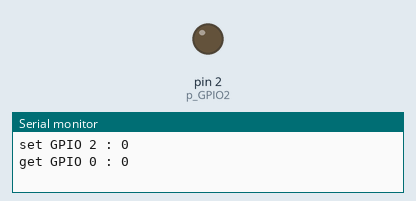
This sketch was run on a simulated Arduino Uno, built with avr-gcc and run on an emulated ATmega328P. Shown: output pins drawn as LEDs (lit = HIGH), the last lines printed to the serial monitor.

Above: at 1.0 s.
At 3.0 s:
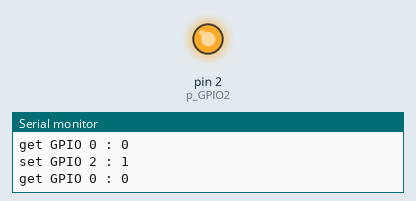
Timing chart, 0 to 5.2 s (numbered marks = the images above):
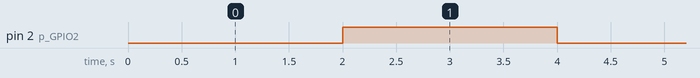

Measured:
- by itself, pin 2 (p_GPIO2): alternates HIGH for 2.0 s and LOW for 2.0 s

The sketch:

ESP8266_GPIO_Read_Write.ino
```cpp
/*

connect GPIO-0 to GPIO-2 for this program.

*/

int p_GPIO0 = 0;
int p_GPIO2 = 2;
int s_GPIO0 = LOW;
int s_GPIO2 = HIGH;

void setup() {
  Serial.begin(115200);
  pinMode(p_GPIO0, INPUT);
  pinMode(p_GPIO2, OUTPUT);
//  analogWrite(p_GPIO2, 127); //set GPIO-2 to PWM(2ms) 50%
}

void loop() {

  digitalWrite(p_GPIO2, s_GPIO2 = !s_GPIO2); // set and change the GPIO-2
  Serial.print("set GPIO 2 : ");            // print the status of GPIO-2
  Serial.println(s_GPIO2);

  s_GPIO0 = digitalRead(p_GPIO0);            // get GPIO-0
  Serial.print("get GPIO 0 : ");            // print the status of GPIO-0
  Serial.println(s_GPIO0);

  delay(2000);
}
```
